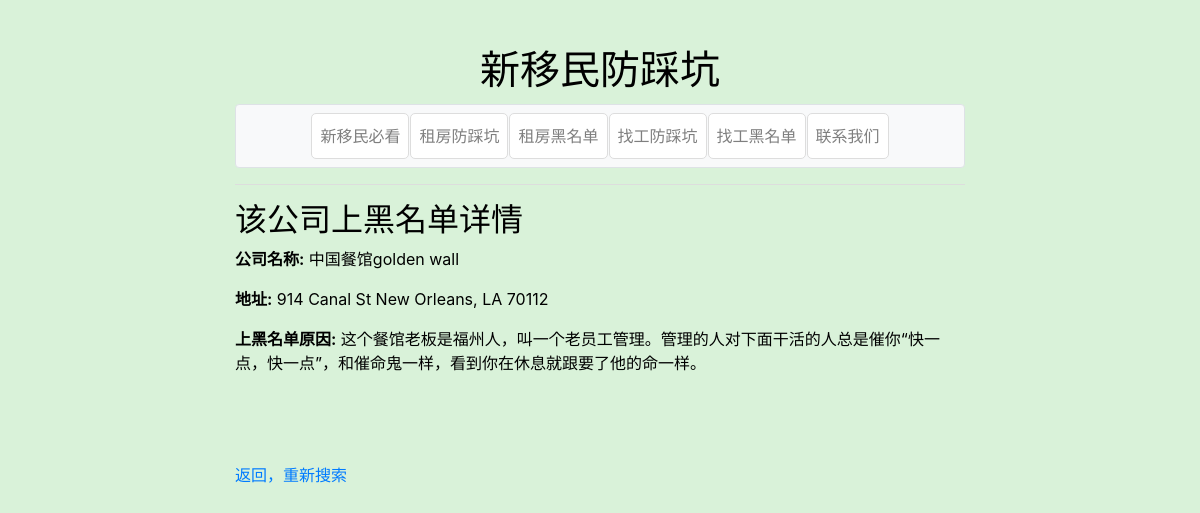
The page /workDetail/中国餐馆golden wall on the database its author committed.
### tables this page shows
CREATE TABLE "work_info" (
	"id"	INTEGER,
	"name"	TEXT NOT NULL,
	"zipcode"	TEXT CHECK(length("zipcode") = 5 AND "zipcode" GLOB '[0-9][0-9][0-9][0-9][0-9]'),
	"address"	TEXT,
	"content"	TEXT,
	PRIMARY KEY("id" AUTOINCREMENT)
);

### app/routes.py (the view)
@bp.route('/workDetail/<name>')
def workDetail(name):
    info = utils.get_info_work(name)
    if info:
        return render_template('workDetail.html', info=info)
    else:
        abort(404)

### app/utils.py (called while the page is built)
def get_db_connection():
    conn = sqlite3.connect('blacklist.db')
    conn.row_factory = sqlite3.Row
    return conn

def get_info_work(name):
    conn = get_db_connection()
    cursor = conn.cursor()
    cursor.execute("SELECT * FROM work_info WHERE name = ?", (name,))
    info = cursor.fetchone()
    conn.close()
    return dict(info) if info else None

### app/templates/workDetail.html (shortened to what this page needs)
{% extends "base.html" %}
{% block content %}
    <h2>该公司上黑名单详情</h2>
    <p><strong>公司名称:</strong> {{ info.name }}</p>
    <p><strong>地址:</strong> {{ info.address }}</p>
    <p><strong>上黑名单原因:</strong> {{ info.content }}</p>
    <br>
    <br>
    <br>
    <p><a href="{{ url_for('main.workBlack') }}">返回，重新搜索</a></p>
{% endblock %}

### app/static/style.css (style rules this page uses)
body { background-color: #d9f2d9; margin: 0; padding-top: 20px; color: black; }

### rows shown on the page
work_info: name "中国餐馆golden wall", address "914 Canal St New Orleans, LA 70112", content "这个餐馆老板是福州人，叫一个老员工管理。管理的人对下面干活的人总是催你“快一点，快一点”，和催命鬼一样，看到你在休息就跟要了他的命一样。"
